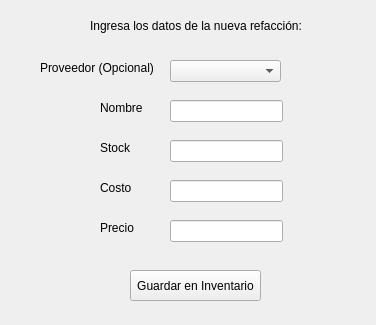
<?xml version="1.0" encoding="UTF-8"?>
<ui version="4.0">
 <class>Form</class>
 <widget class="QWidget" name="Form">
  <property name="geometry">
   <rect>
    <x>0</x>
    <y>0</y>
    <width>376</width>
    <height>325</height>
   </rect>
  </property>
  <property name="windowTitle">
   <string>Ingresar Nueva Refacción</string>
  </property>
  <widget class="QLabel" name="label">
   <property name="geometry">
    <rect>
     <x>90</x>
     <y>0</y>
     <width>221</width>
     <height>51</height>
    </rect>
   </property>
   <property name="text">
    <string>Ingresa los datos de la nueva refacción:</string>
   </property>
  </widget>
  <widget class="QLineEdit" name="input_nombre">
   <property name="geometry">
    <rect>
     <x>170</x>
     <y>100</y>
     <width>113</width>
     <height>22</height>
    </rect>
   </property>
  </widget>
  <widget class="QLineEdit" name="input_costo">
   <property name="geometry">
    <rect>
     <x>170</x>
     <y>180</y>
     <width>113</width>
     <height>22</height>
    </rect>
   </property>
  </widget>
  <widget class="QLineEdit" name="input_precio">
   <property name="geometry">
    <rect>
     <x>170</x>
     <y>220</y>
     <width>113</width>
     <height>22</height>
    </rect>
   </property>
  </widget>
  <widget class="QLineEdit" name="input_stock">
   <property name="geometry">
    <rect>
     <x>170</x>
     <y>140</y>
     <width>113</width>
     <height>22</height>
    </rect>
   </property>
  </widget>
  <widget class="QLabel" name="label_2">
   <property name="geometry">
    <rect>
     <x>100</x>
     <y>100</y>
     <width>49</width>
     <height>16</height>
    </rect>
   </property>
   <property name="text">
    <string>Nombre</string>
   </property>
  </widget>
  <widget class="QLabel" name="label_3">
   <property name="geometry">
    <rect>
     <x>100</x>
     <y>140</y>
     <width>49</width>
     <height>16</height>
    </rect>
   </property>
   <property name="text">
    <string>Stock</string>
   </property>
  </widget>
  <widget class="QLabel" name="label_4">
   <property name="geometry">
    <rect>
     <x>100</x>
     <y>220</y>
     <width>49</width>
     <height>16</height>
    </rect>
   </property>
   <property name="text">
    <string>Precio</string>
   </property>
  </widget>
  <widget class="QLabel" name="label_5">
   <property name="geometry">
    <rect>
     <x>100</x>
     <y>180</y>
     <width>49</width>
     <height>16</height>
    </rect>
   </property>
   <property name="text">
    <string>Costo</string>
   </property>
  </widget>
  <widget class="QPushButton" name="btn_guardar_refaccion">
   <property name="geometry">
    <rect>
     <x>130</x>
     <y>270</y>
     <width>131</width>
     <height>31</height>
    </rect>
   </property>
   <property name="text">
    <string>Guardar en Inventario</string>
   </property>
  </widget>
  <widget class="QLabel" name="label_6">
   <property name="geometry">
    <rect>
     <x>40</x>
     <y>60</y>
     <width>121</width>
     <height>16</height>
    </rect>
   </property>
   <property name="text">
    <string>Proveedor (Opcional)</string>
   </property>
  </widget>
  <widget class="QComboBox" name="combo_proveedor">
   <property name="geometry">
    <rect>
     <x>170</x>
     <y>60</y>
     <width>111</width>
     <height>22</height>
    </rect>
   </property>
  </widget>
 </widget>
 <resources/>
 <connections/>
</ui>
